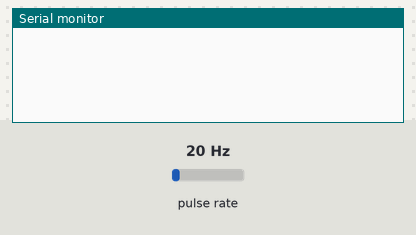
Recording of a sketch running on a simulated Arduino Uno, built with avr-gcc and run on an emulated ATmega328P. Shown: the last lines printed to the serial monitor. Wiring (inferred from the names in the program): pulse sensor: data pin 2. The inputs (shaded band) are chosen by the test bench; at power-on: pulse rate 20 Hz.

Above: at 1.2 s.
1.3 s: pulse rate (sensor on pin 2) set to 4 Hz
At 3.8 s:
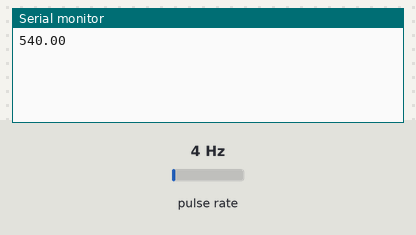
4.3 s: pulse rate (sensor on pin 2) set to 50 Hz
At 5.5 s:
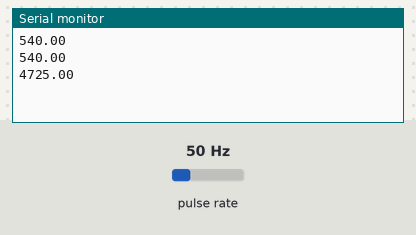
Timing chart, 0 to 7.3 s (numbered marks = the images above; inputs shaded):
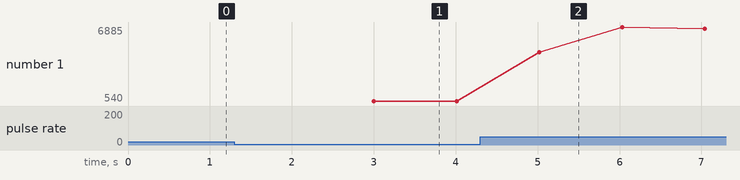

The sketch:

water_sensor.ino
```cpp
int flowPin = 2;    //This is the input pin on the Arduino
double flowRate;    //This is the value we intend to calculate.
volatile int count; //This integer needs to be set as volatile to ensure it updates correctly during the interrupt process.

void setup() {
  pinMode(flowPin, INPUT);           //Sets the pin as an input
  attachInterrupt(0, Flow, RISING);  //Configures interrupt 0 (pin 2 on the Arduino Uno) to run the function "Flow"
  Serial.begin(9600);
}

void loop() {
  delay(2000);
 count = 0;      // Reset the counter so we start counting from 0 again
  interrupts();   //Enables interrupts on the Arduino
  delay (1000);   //Wait 1 second
  noInterrupts(); //Disable the interrupts on the Arduino

   //Start the math
  flowRate = (count * 2.25);        //Take counted pulses in the last second and multiply by 2.25mL
  flowRate = flowRate * 60;         //Convert seconds to minutes, giving you mL / Minute
 // flowRate = flowRate / 1000;       //Convert mL to Liters, giving you Liters / Minute
  Serial.println(flowRate);


}

void Flow()
{
   count++; //Every time this function is called, increment "count" by 1
}
```

Measured:
- after the input at 1.3 s, the serial monitor: prints a new line after 1.7 s (image 1)
- after the input at 4.3 s, the serial monitor: prints a new line after 0.72 s (image 2)
- plotted number 1: 540 → 6750 after the input at 4.3 s
